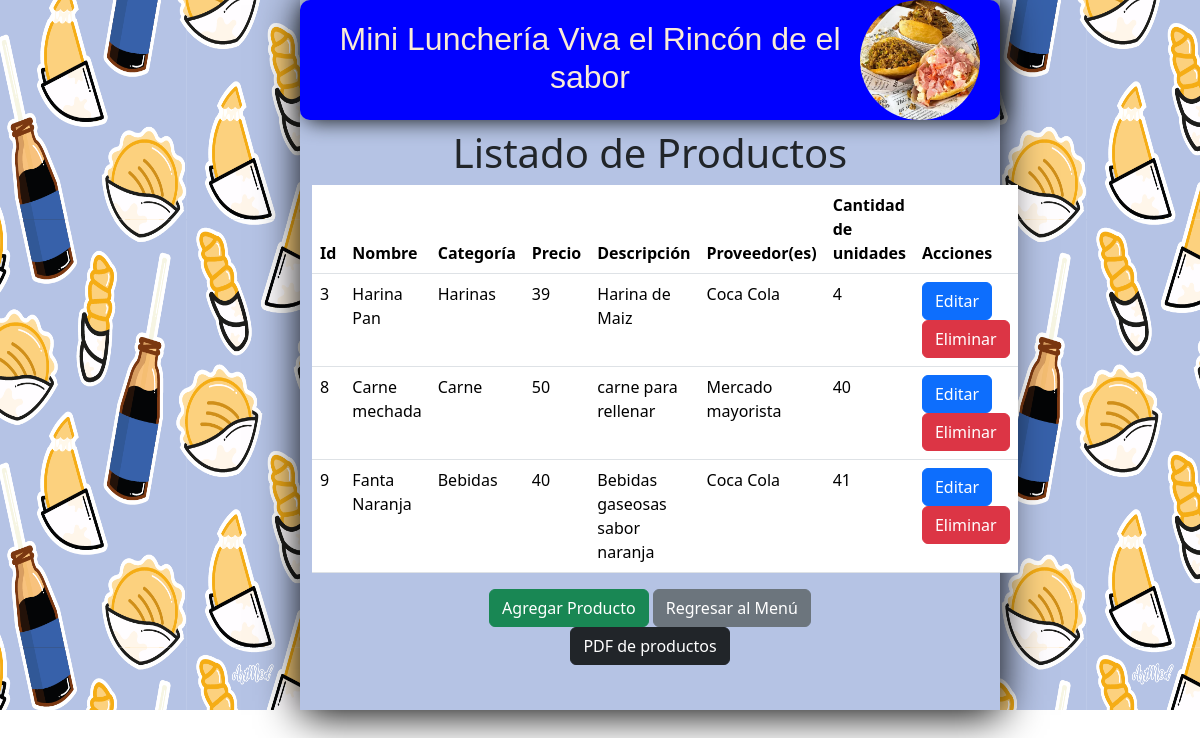
The app's page /views/scriproduc.php (signed in) with its own data.
### tables this page shows
CREATE TABLE `producto` (
  `producto_id` int(11) NOT NULL,
  `nombrepr` varchar(25) NOT NULL,
  `descripcionpr` varchar(50) NOT NULL,
  `preciopr` double NOT NULL,
  `categoria_id` int(11) NOT NULL,
  `proveedor_id` int(11) NOT NULL,
  `cantidadpr` int(11) NOT NULL
);

CREATE TABLE `categoria` (
  `categoria_id` int(11) NOT NULL,
  `nombrecat` varchar(25) NOT NULL,
  `descripcioncat` varchar(50) NOT NULL
);

CREATE TABLE `proveedores` (
  `proveedor_id` int(11) NOT NULL,
  `nombre_prove` varchar(25) NOT NULL,
  `direccion_prove` varchar(50) NOT NULL,
  `telefono_prove` varchar(20) NOT NULL,
  `email_prove` varchar(25) NOT NULL
);

### models/Productos.php (called while the page is built)
<?php
class Producto {
    private $conn;
    public function __construct($conn) {
        $this->conn = $conn;
    }
    public function obtenerProductos() {
        $sql = "SELECT producto.producto_id, producto.nombrepr, categoria.nombrecat, producto.preciopr, producto.descripcionpr, proveedores.nombre_prove, producto.cantidadpr
                FROM producto
                INNER JOIN categoria ON producto.categoria_id = categoria.categoria_id
                INNER JOIN proveedores ON producto.proveedor_id = proveedores.proveedor_id";
        return $this->conn->query($sql);
    }
}
?>

### views/scriproduc.php (the view, shortened to what this page needs)
<!doctype html>
<html lang="en">
<head>
  <link href="https://cdn.jsdelivr.net/npm/bootstrap@5.3.3/dist/css/bootstrap.min.css" rel="stylesheet">
</head>
<body>
<img style="float: left;" src="../img//fondo comida.png" alt="prueba" width="25%" height="710px">
<img style="float: right;" src="../img//fondo comida.png" alt="prueba2" width="25%" height="710px">
  <dicv class="cuadro1">
    <div class="cuadro2">
      <div class="cuadro3">
      <img src="../img/ImagenInicio.webp" alt="Imagén de comida">
   </div>
    <h2 class="titulo">Mini Lunchería Viva el Rincón de el sabor</h2>
<br>
    <div class="container">
      <h1 class="text-center">Listado de Productos</h1>
    </div>
    <div class="container">
      <table class="table">
        <thead>
          <tr>
            <th scope="col">Id</th>
            <th scope="col">Nombre</th>
            <th scope="col">Categoría</th>
            <th scope="col">Precio</th>
            <th scope="col">Descripción</th>
            <th scope="col">Proveedor(es)</th>
            <th scope="col">Cantidad de unidades</th>
            <th scope="col">Acciones</th>
          </tr>
        </thead>
        <tbody>
          <?php
            require("../config/conexion.php");
            require("../models/Productos.php");
            $producto = new Producto($conn);
            $resultados = $producto->obtenerProductos();
            while ($resultado = $resultados->fetch_assoc()) {
          ?>
          <tr>
            <td><?php echo $resultado['producto_id']?></td>
            <td><?php echo $resultado['nombrepr']?></td>
            <td><?php echo $resultado['nombrecat']?></td>
            <td><?php echo $resultado['preciopr']?></td>
            <td><?php echo $resultado['descripcionpr']?></td>
            <td><?php echo $resultado['nombre_prove']?></td>
            <td><?php echo $resultado['cantidadpr']?></td>
            <td>
              <a href="aggproductos/form_editar.php?Id=<?php echo $resultado['producto_id']?>" class="btn btn-primary">Editar</a>
              <a href="../controllers/CRUDproductos/eliminardatos.php?Id=<?php echo $resultado['producto_id']?>" onclick="return confirm('¿Estás seguro de que deseas eliminar el producto?')" class="btn btn-danger">Eliminar</a>
            </td>
          </tr>
          <?php
            }
          ?>
        </tbody>
      </table>
      <div class="text-center">
        <a href="aggproductos/formulario.php" class="btn btn-success">Agregar Producto</a>
        <a href="menu.php" class="btn btn-secondary">Regresar al Menú</a>
        <form action="pdfs/pdfproductos.php" method="POST" autocomplete="off">
    <button class="btn btn-dark" type="submit">PDF de productos</button>
</form>
      </div>
    </div>
     </div>
  </dicv>
</body>
</html>

### views/scriproduc.php (style rules this page uses)
.cuadro1 { position:absolute; width: 700px; height: 710px; background-color:#b5c3e4; box-shadow: 1px 5px 40px black; }
.cuadro2 { position:absolute; width: 700px; height: 120px; background-color: blue; border-radius: 10px; box-shadow: 5px 2px 20px; }
.cuadro3 { position: relative; float: right; height:120px ; width:120px ; }
.cuadro2 img { position: absolute; top: 50%; right: 20px; transform: translateY(-50%); width: 120px; height: 120px; border-radius: 50%; }
.titulo { font-family: 'Trebuchet MS', 'Lucida Sans Unicode', 'Lucida Grande', 'Lucida Sans', Arial, sans-serif; font-size: xx-large; color: antiquewhite; text-align: center; margin-top: 20px; }

### records on screen
producto: producto_id "3", nombrepr "Harina Pan", categoria.nombrecat "Harinas", preciopr "39", descripcionpr "Harina de Maiz", proveedor.nombre_prove "Coca Cola", cantidadpr "4"
producto: producto_id "8", nombrepr "Carne mechada", categoria.nombrecat "Carne", preciopr "50", descripcionpr "carne para rellenar", proveedor.nombre_prove "Mercado mayorista", cantidadpr "40"
producto: producto_id "9", nombrepr "Fanta Naranja", categoria.nombrecat "Bebidas", preciopr "40", descripcionpr "Bebidas gaseosas sabor naranja", proveedor.nombre_prove "Coca Cola", cantidadpr "41"
